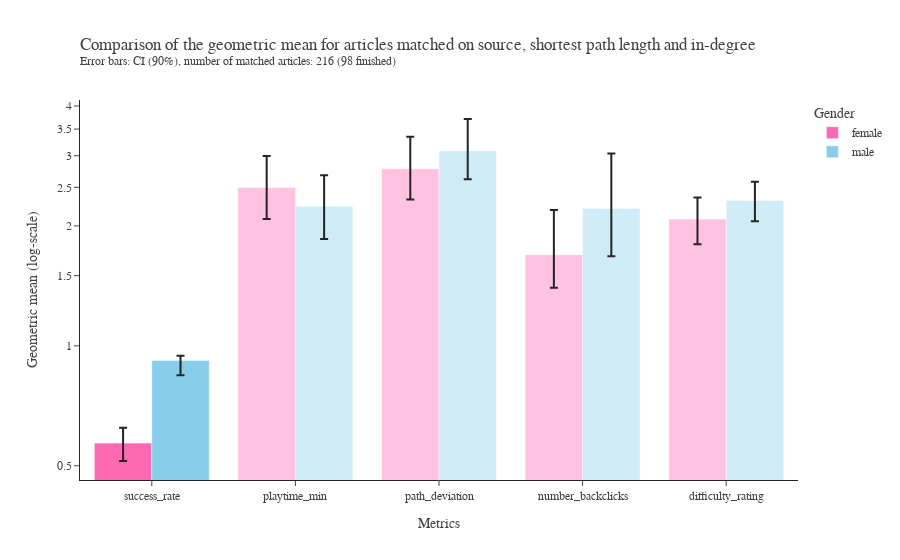

Notebook source saved alongside this figure:
### Code cell
summary_figure(degree_match_summary, f"{len(degree_match)} ({len(fin_degree_match)} finished)", "source, shortest path length and in-degree", "degree_match", opacity = [1,0.4,0.4,0.4,0.4])

### Figure 1 — Plotly figure (JSON) as saved in the notebook; plotly's stock layout.template omitted (floating-point values rounded to 4 significant figures)
{"data": [{"error_y": {"array": [0.053, 0.499, 0.566, 0.5, 0.278], "arrayminus": [0.056, 0.414, 0.453, 0.294, 0.281], "type": "data"}, "hovertemplate": "Geometric mean: %{y}", "marker": {"color": ["hotpink", "hotpink", "hotpink", "hotpink", "hotpink", "hotpink"], "opacity": [1, 0.4, 0.4, 0.4, 0.4]}, "name": "female", "type": "bar", "x": ["success_rate", "playtime_min", "path_deviation", "number_backclicks", "difficulty_rating"], "y": [0.57, 2.497, 2.782, 1.694, 2.08]}, {"error_y": {"array": [0.026, 0.442, 0.621, 0.828, 0.265], "arrayminus": [0.075, 0.387, 0.471, 0.533, 0.261], "type": "data"}, "hovertemplate": "Geometric mean: %{y}", "marker": {"color": ["skyblue", "skyblue", "skyblue", "skyblue", "skyblue", "skyblue"], "opacity": [1, 0.4, 0.4, 0.4, 0.4]}, "name": "male", "type": "bar", "x": ["success_rate", "playtime_min", "path_deviation", "number_backclicks", "difficulty_rating"], "y": [0.919, 2.24, 3.089, 2.211, 2.316]}], "layout": {"barmode": "group", "font": {"color": "#404040", "family": "Times New Roman, serif"}, "legend": {"title": {"text": "Gender"}}, "title": {"text": "Comparison of the geometric mean for articles matched on source, shortest path length and in-degree<br><sup>Error bars: CI (90%), number of matched articles: 216 (98 finished)</sup>", "x": 0, "xref": "paper"}, "xaxis": {"title": {"text": "Metrics"}}, "yaxis": {"title": {"text": "Geometric mean (log-scale)"}, "type": "log"}}}
